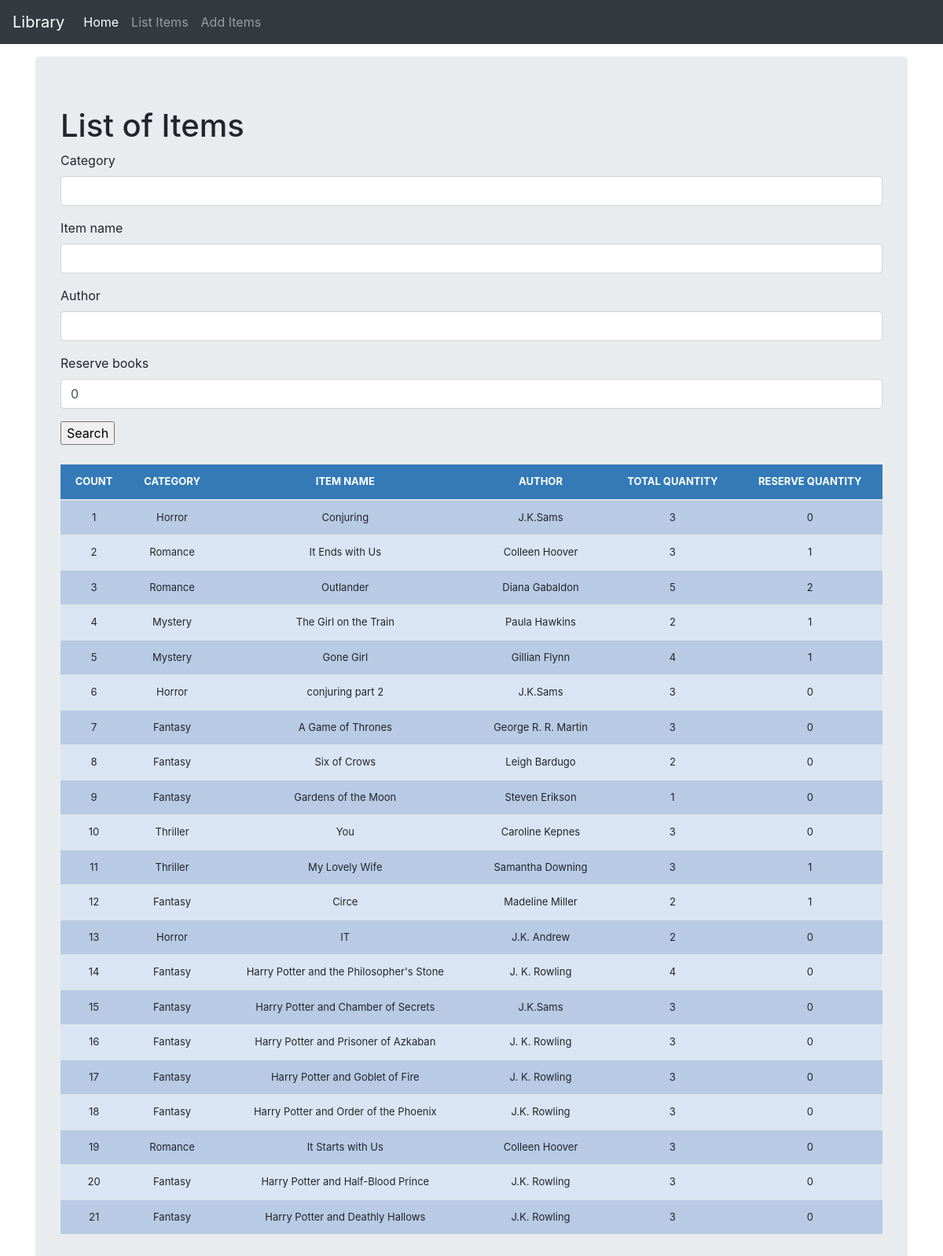
The app's page /list_item/, older data.
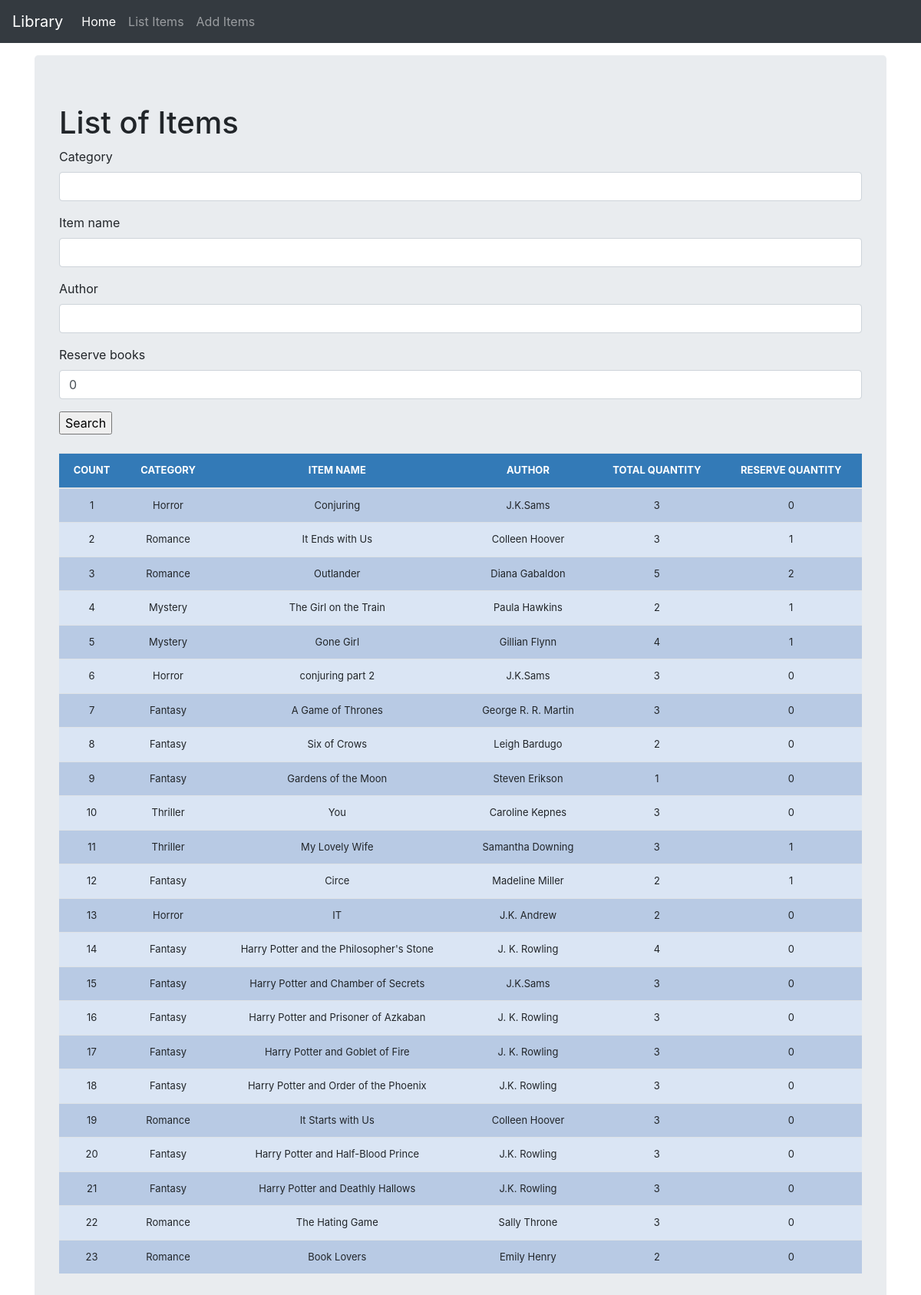
The same page, newer data.
### librarymgmt/models.py (models this page shows, shortened)
class Books(models.Model):
	category = models.CharField(max_length=50, blank=True, null=True)
	item_name = models.CharField(max_length=50, blank=True, null=True)
	quantity = models.IntegerField(default='0', blank=True, null=True)
	receive_quantity = models.IntegerField(default='0', blank=True, null=True)
	receive_by = models.CharField(max_length=50, blank=True, null=True)
	issue_quantity = models.IntegerField(default='0', blank=True, null=True)
	author = models.CharField(max_length=50, blank=True, null=True)
	issue_to = models.CharField(max_length=50, blank=True, null=True)
	phone_number = models.CharField(max_length=50, blank=True, null=True)
	created_by = models.CharField(max_length=50, blank=True, null=True)
	reserve_books = models.IntegerField(default='0', blank=True, null=True)
	last_updated = models.DateTimeField(auto_now_add=False, auto_now=True)
	export_to_CSV = models.BooleanField(default=False)

### librarymgmt/views.py (the view, shortened to what this page needs)
# urls.py: path('list_item/', views.list_item, name='list_item'),
def list_item(request):
	title = 'List of Items'
	form = BooksSearchForm(request.POST or None)
	queryset = Books.objects.all()
	context = {
		"title": title,
		"queryset": queryset,
		"form": form,
	}
	return render(request, "list_item.html", context)

### librarymgmt/forms.py
class BooksSearchForm(forms.ModelForm):
   class Meta:
     model = Books
     fields = ['category', 'item_name', 'author', 'reserve_books']

### librarymgmt/templates/list_item.html (shortened to what this page needs)
{% load static %}
{% load crispy_forms_tags %}
<!doctype html>
<html lang="en">
  <head>
<link href="{% static 'css/stylesheet.css' %}" rel="stylesheet">
<link href="{% static 'css/bootstrap.min.css' %}" rel="stylesheet">
    <link href="{% static 'css/navbar-top-fixed.css' %}" rel="stylesheet">
  </head>
  <body>
{% include 'navbar.html' %}
<main role="main" class="container">
  <div class="jumbotron">
    <h1>{{title}}</h1>
    <form method='POST' action=''>{% csrf_token %}
		    {{form|crispy}}
		    <input type="submit" value='Search'/>
	</form>
	<br>
    	<table class='table'>
        	<thead>
          		<tr>
            		<th>COUNT</th>
            		<th>CATEGORY</th>
            		<th>ITEM NAME</th>
            		<th>AUTHOR</th>
            		<th>TOTAL QUANTITY </th>
            		<th>RESERVE QUANTITY </th>
          		</tr>
        	</thead>
      	{% for instance in queryset %}
          		<tr>
            		<td>{{forloop.counter}}</td>
            		<td>{{instance.category}}</td>
            		<td>{{instance.item_name}}</td>
            		<td>{{instance.author}}</td>
            		<td>{{instance.quantity}}</td>
            		<td>{{instance.reserve_books}}</td>
          		</tr>
      	{% endfor %}
    </table>
  </div>
</main>
      </body>
</html>

Row changes from the older to the newer data that the page shows:
added Books: category "Romance", item_name "The Hating Game", author "Sally Throne", quantity "3", reserve_books "0"
added Books: category "Romance", item_name "Book Lovers", author "Emily Henry", quantity "2", reserve_books "0"
